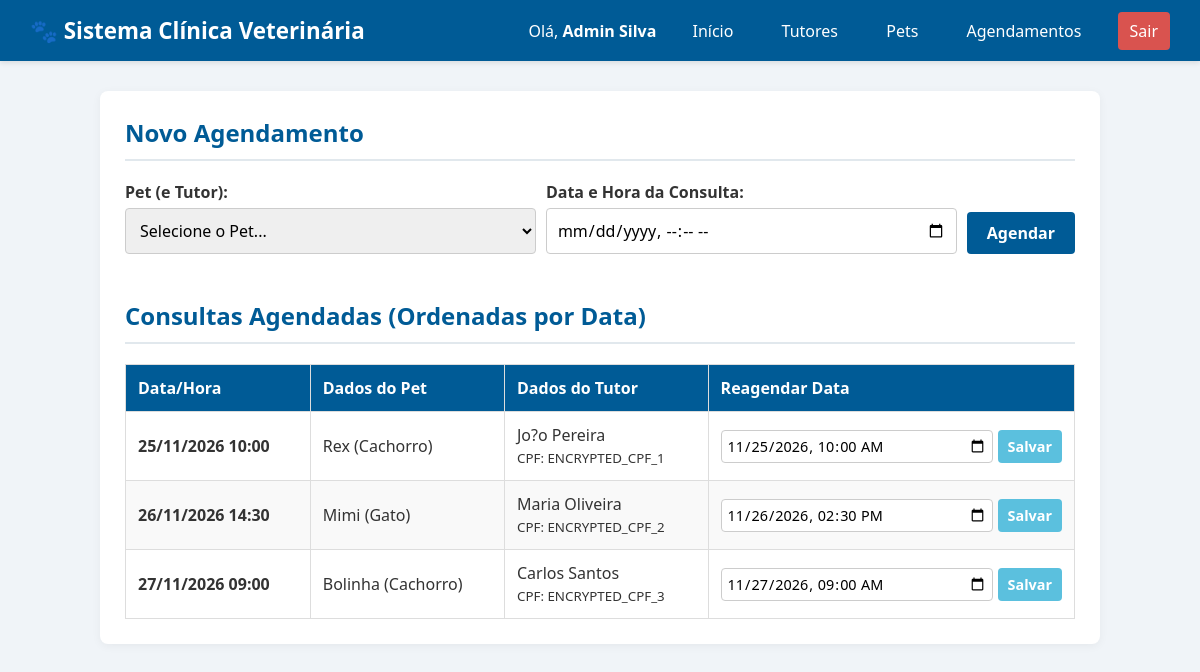
/sistemapets/agendamentos.php (signed in), run on the app's committed database.
### tables this page shows
CREATE TABLE `agendamentos` (
  `id` int(11) NOT NULL,
  `data_agendamento` datetime NOT NULL,
  `pet_id` int(11) NOT NULL
);

CREATE TABLE `pets` (
  `id` int(11) NOT NULL,
  `nome` varchar(100) NOT NULL,
  `especie` varchar(50) DEFAULT NULL,
  `tutor_id` int(11) NOT NULL
);

CREATE TABLE `tutores` (
  `id` int(11) NOT NULL,
  `nome` varchar(100) NOT NULL,
  `cpf` varchar(255) NOT NULL
);

### sistemapets/conexao.php (called while the page is built, shortened)
<?php
function descriptografarCPF($cpfBase64) {
    $dados = base64_decode($cpfBase64);
    $ivLen = openssl_cipher_iv_length(METODO_CRIPTO);
    if (strlen($dados) <= $ivLen) return $cpfBase64;
    $iv = substr($dados, 0, $ivLen);
    $cripto = substr($dados, $ivLen);
    $dec = openssl_decrypt($cripto, METODO_CRIPTO, CHAVE_LGPD, 0, $iv);
    return $dec !== false ? $dec : $cpfBase64;
}
?>

### sistemapets/agendamentos.php (the view, shortened to what this page needs)
<?php
require 'conexao.php';
$sql = "SELECT a.id AS agendamento_id, a.data_agendamento,
               p.id AS pet_id, p.nome AS pet_nome, p.especie AS pet_especie,
               t.id AS tutor_id, t.nome AS tutor_nome, t.cpf AS tutor_cpf
        FROM agendamentos a
        JOIN pets p ON a.pet_id = p.id
        JOIN tutores t ON p.tutor_id = t.id
        ORDER BY a.data_agendamento ASC";
$agendamentos = $pdo->query($sql)->fetchAll(PDO::FETCH_ASSOC);
?>
<!DOCTYPE html>
<html lang="pt-BR">
<head>
    <link rel="stylesheet" href="style.css">
</head>
<body>
    <header>
        <h1>🐾 Sistema Clínica Veterinária</h1>
        <nav>
            <span>Olá, <strong><?= htmlspecialchars($_SESSION['usuario_nome']) ?></strong></span>
            <a href="principal.php">Início</a>
            <a href="tutores.php">Tutores</a>
            <a href="pets.php">Pets</a>
            <a href="agendamentos.php">Agendamentos</a>
            <a href="logout.php" class="btn-sair">Sair</a>
        </nav>
    </header>
    <div class="container">
        <h2>Novo Agendamento</h2>
        <form method="POST">
            <div class="flex-row">
                <div class="form-group" style="flex: 1;">
                    <label>Pet (e Tutor):</label>
                    <select name="pet_id" required>
                        <option value="">Selecione o Pet...</option>
                    </select>
                </div>
                <div class="form-group" style="flex: 1;">
                    <label>Data e Hora da Consulta:</label>
                    <input type="datetime-local" name="data_agendamento" required>
                </div>
                <div class="form-group">
                    <button type="submit">Agendar</button>
                </div>
            </div>
        </form>
        <h2 style="margin-top: 30px;">Consultas Agendadas (Ordenadas por Data)</h2>
        <table>
            <thead>
                <tr>
                    <th>Data/Hora</th>
                    <th>Dados do Pet</th>
                    <th>Dados do Tutor</th>
                    <th>Reagendar Data</th>
                </tr>
            </thead>
            <tbody>
                <?php foreach ($agendamentos as $ag):
                    $dataFormatadaInput = date('Y-m-d\TH:i', strtotime($ag['data_agendamento']));
                ?>
                <tr>
                    <td><strong><?= date('d/m/Y H:i', strtotime($ag['data_agendamento'])) ?></strong></td>
                    <td><?= htmlspecialchars($ag['pet_nome']) ?> (<?= htmlspecialchars($ag['pet_especie']) ?>)</td>
                    <td><?= htmlspecialchars($ag['tutor_nome']) ?><br><small>CPF: <?= htmlspecialchars(descriptografarCPF($ag['tutor_cpf'])) ?></small></td>
                    <td>
                        <form method="POST" style="display: flex; gap: 5px;">
                            <input type="datetime-local" name="nova_data" value="<?= $dataFormatadaInput ?>" required style="padding: 5px; font-size: 0.9rem;">
                            <button type="submit" class="btn-sec" style="padding: 5px 10px; font-size: 0.9rem;">Salvar</button>
                        </form>
                    </td>
                </tr>
                <?php endforeach; ?>
            </tbody>
        </table>
    </div>
</body>
</html>

### sistemapets/style.css (style rules this page uses)
* { box-sizing: border-box; margin: 0; padding: 0; font-family: 'Segoe UI', Tahoma, Geneva, Verdana, sans-serif; }
body { background-color: #f0f4f8; color: #333; }
header { background-color: #005b96; color: white; padding: 15px 30px; display: flex; justify-content: space-between; align-items: center; box-shadow: 0 2px 5px rgba(0,0,0,0.1); }
header h1 { font-size: 1.4rem; }
nav a { color: white; text-decoration: none; margin-left: 20px; font-weight: 500; padding: 8px 12px; border-radius: 4px; transition: background 0.3s; }
.btn-sair { background-color: #d9534f; }
.container { max-width: 1000px; margin: 30px auto; background: white; padding: 25px; border-radius: 8px; box-shadow: 0 2px 10px rgba(0,0,0,0.05); }
h2 { color: #005b96; margin-bottom: 20px; border-bottom: 2px solid #e1e8ed; padding-bottom: 10px; }
.form-group { margin-bottom: 15px; }
label { display: block; margin-bottom: 5px; font-weight: bold; }
input, select { width: 100%; padding: 10px; border: 1px solid #ccc; border-radius: 4px; font-size: 1rem; }
button { background-color: #005b96; color: white; border: none; padding: 10px 20px; border-radius: 4px; cursor: pointer; font-size: 1rem; font-weight: bold; }
.btn-sec { background-color: #5bc0de; }
table { width: 100%; border-collapse: collapse; margin-top: 20px; }
th, td { border: 1px solid #ddd; padding: 12px; text-align: left; }
th { background-color: #005b96; color: white; }
tr:nth-child(even) { background-color: #f9f9f9; }
.flex-row { display: flex; gap: 10px; align-items: flex-end; }

### data on the page
agendamentos: data_agendamento "25/11/2026 10:00", pet.nome "Rex", pet.especie "Cachorro", tutores.nome "Jo?o Pereira", tutores.cpf "ENCRYPTED_CPF_1", nova_data "11/25/2026 10:00"
agendamentos: data_agendamento "26/11/2026 14:30", pet.nome "Mimi", pet.especie "Gato", tutores.nome "Maria Oliveira", tutores.cpf "ENCRYPTED_CPF_2", nova_data "11/26/2026 14:30"
agendamentos: data_agendamento "27/11/2026 09:00", pet.nome "Bolinha", pet.especie "Cachorro", tutores.nome "Carlos Santos", tutores.cpf "ENCRYPTED_CPF_3", nova_data "11/27/2026 09:00"

### other printed values
$_SESSION['usuario_nome'] "Admin Silva"
